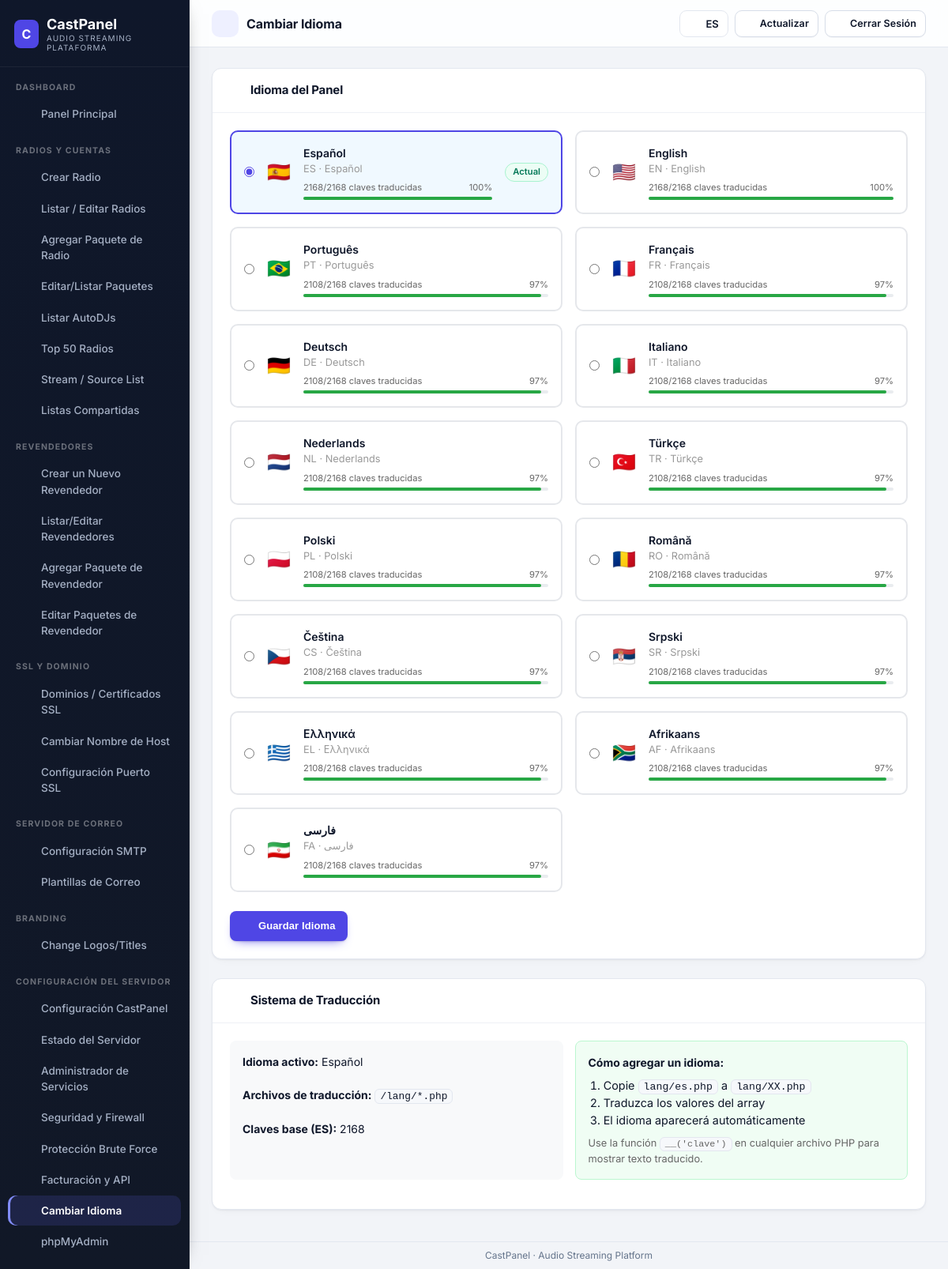
Screenshot of /admin/idioma.php (signed in) with the database file from the repository.
### tables this page shows
CREATE TABLE IF NOT EXISTS `branding` (
  `id` int(10) unsigned NOT NULL AUTO_INCREMENT,
  `owner_type` enum('global','reseller') NOT NULL DEFAULT 'global',
  `owner_id` int(10) unsigned DEFAULT NULL,
  `panel_title` varchar(128) DEFAULT NULL,
  `panel_subtitle` varchar(255) DEFAULT NULL,
  `login_title` varchar(128) DEFAULT NULL,
  `logo_login` varchar(512) DEFAULT NULL,
  `logo_sidebar` varchar(512) DEFAULT NULL,
  `logo_favicon` varchar(512) DEFAULT NULL,
  `logo_player` varchar(512) DEFAULT NULL,
  `primary_color` varchar(7) DEFAULT NULL,
  `sidebar_color` varchar(7) DEFAULT NULL,
  `custom_css` text DEFAULT NULL,
  `footer_text` varchar(255) DEFAULT NULL,
  `login_bg_color` varchar(7) DEFAULT NULL,
  `login_bg_image` varchar(255) DEFAULT NULL,
  `created_at` datetime NOT NULL DEFAULT current_timestamp(),
  `updated_at` datetime NOT NULL DEFAULT current_timestamp() ON UPDATE current_timestamp(),
  PRIMARY KEY (`id`),
  UNIQUE KEY `uk_owner` (`owner_type`,`owner_id`)
);

CREATE TABLE IF NOT EXISTS `configuracion` (
  `clave` varchar(64) NOT NULL,
  `valor` text DEFAULT NULL,
  `descripcion` varchar(255) DEFAULT NULL,
  PRIMARY KEY (`clave`)
);

### admin/idioma.php (the view, shortened to what the rows shown need)
<?php
$isAdmin = true;
require_once __DIR__ . '/../includes/layout_header.php';
require_once __DIR__ . '/../includes/i18n.php';
$db = getDB();
$availableLanguages = getAvailableLanguages();
$currentLang = 'es';
try {
    $row = $db->query("SELECT valor FROM configuracion WHERE clave = 'default_language'")->fetch();
    if ($row) $currentLang = $row['valor'];
} catch (PDOException $e) {}
$baseKeys = cpPhraseCount('es');
?>
<div class="card" style="margin-bottom:1.5rem;">
    <div class="card-body">
        <form method="post">
            <div style="display:grid;grid-template-columns:repeat(auto-fill,minmax(280px,1fr));gap:1rem;margin-bottom:1.5rem;">
                <?php foreach ($availableLanguages as $code => $lang):
                    $coverage = $lang['has_file'] ? getTranslationCoverage($code) : 0;
                    $isSelected = $currentLang === $code;
                    $barColor = $coverage >= 90 ? '#28a745' : ($coverage >= 50 ? '#fd7e14' : '#dc3545');
                ?>
                <label style="display:flex;align-items:center;gap:1rem;padding:1rem;border:2px solid <?= $isSelected ? 'var(--primary)' : '#e5e7eb' ?>;border-radius:10px;cursor:<?= $lang['has_file'] ? 'pointer' : 'not-allowed' ?>;background:<?= $isSelected ? '#f0f9ff' : '#fff' ?>;opacity:<?= $lang['has_file'] ? '1' : '0.6' ?>;">
                    <input type="radio" name="language" value="<?= $code ?>"
                           <?= $isSelected ? 'checked' : '' ?>
                           <?= !$lang['has_file'] ? 'disabled' : '' ?>>
                    <span style="font-size:1.5rem;"><?= $lang['flag'] ?></span>
                    <div style="flex:1;">
                        <div style="font-weight:600;"><?= htmlspecialchars($lang['name']) ?></div>
                        <div style="font-size:.8rem;color:#999;"><?= strtoupper($code) ?> · <?= $lang['native'] ?></div>
                        <?php if ($lang['has_file']): ?>
                        <div style="margin-top:.4rem;">
                            <div style="display:flex;justify-content:space-between;font-size:.7rem;color:#666;margin-bottom:.2rem;">
                                <span><?= $lang['keys_count'] ?>/<?= $baseKeys ?> <?= __('translated_keys') ?></span>
                                <span><?= $coverage ?>%</span>
                            </div>
                            <div style="background:#e9ecef;border-radius:3px;height:4px;">
                                <div style="width:<?= $coverage ?>%;height:100%;background:<?= $barColor ?>;border-radius:3px;"></div>
                            </div>
                        </div>
                        <?php else: ?>
                        <div style="font-size:.7rem;color:#dc3545;margin-top:.3rem;">Traducción no disponible</div>
                        <?php endif; ?>
                    </div>
                    <?php if ($isSelected): ?>
                    <span class="badge badge-success" style="font-size:.7rem;">Actual</span>
                    <?php endif; ?>
                </label>
                <?php endforeach; ?>
            </div>
        </form>
    </div>
</div>
<div class="card">
    <div class="card-body">
        <div class="form-grid-2">
            <div style="padding:1rem;background:#f8f9fa;border-radius:8px;">
                <strong>Idioma activo:</strong> <?= htmlspecialchars($availableLanguages[$currentLang]['name'] ?? 'Español') ?>
                <br><br>
                <strong>Archivos de traducción:</strong> <code>/lang/*.php</code>
                <br><br>
                <strong>Claves base (ES):</strong> <?= $baseKeys ?>
            </div>
            <div style="padding:1rem;background:#f0fdf4;border:1px solid #bbf7d0;border-radius:8px;">
                <strong>Cómo agregar un idioma:</strong>
                <ol style="margin:.5rem 0 0 1.2rem;font-size:.9rem;">
                </ol>
                <p style="font-size:.8rem;color:#666;margin-top:.5rem;">
                </p>
            </div>
        </div>
    </div>
</div>
<?php require_once __DIR__ . '/../includes/layout_footer.php'; ?>

### includes/layout_header.php (shortened to what the rows shown need)
<?php
require_once __DIR__ . '/branding.php';
require_once __DIR__ . '/icons.php';
require_once __DIR__ . '/i18n.php';
cpI18nStart();
$brand = getCurrentBranding();
?>
<!DOCTYPE html>
<html lang="es">
<head>
    <?php $cpStyleVer = @filemtime(BASE_PATH . '/assets/css/style.css') ?: time(); ?>
    <link href="<?= BASE_URL ?>/assets/css/style.css?v=<?= (int)$cpStyleVer ?>" rel="stylesheet">
    <?php $cpThemeVer = @filemtime(BASE_PATH . '/assets/css/theme.css') ?: time(); ?>
    <link href="<?= BASE_URL ?>/assets/css/theme.css?v=<?= (int)$cpThemeVer ?>" rel="stylesheet">
</head>
<?php $cpThemeRole = !empty($isAdmin) ? 'admin' : (!empty($isReseller) ? 'reseller' : 'cliente');  ?>
<body class="cp-theme cp-role-<?= $cpThemeRole ?>">
<div class="layout">
    <aside class="sidebar" id="sidebar">
        <div class="sidebar-logo">
            <?php if (!empty($brand['logo_sidebar'])): ?>
                <img src="<?= htmlspecialchars($brand['logo_sidebar']) ?>" alt="<?= htmlspecialchars($brand['panel_title'] ?? 'CastPanel') ?>"
                     style="max-height:44px;max-width:180px;object-fit:contain">
            <?php else: ?>
                <div class="logo-icon"><?= strtoupper(substr($brand['panel_title'] ?? 'C', 0, 1)) ?></div>
                <div class="logo-text">
                    <?= htmlspecialchars($brand['panel_title'] ?? 'CastPanel') ?>
                    <small><?= htmlspecialchars($brand['panel_subtitle'] ?? 'Audio Streaming') ?></small>
                </div>
            <?php endif; ?>
        </div>
    </aside>
    <main class="main-content">
        <header class="topbar">
            <div class="topbar-actions">
                <button type="button" class="cp-lang-btn" onclick="cpLangOpen()" title="Idioma" aria-label="Idioma">
                    <?= cpIcon('globe', 15) ?><span translate="no"><?= strtoupper(htmlspecialchars(getCurrentLang())) ?></span>
                </button>
            </div>
        </header>
        <div class="page-content">

### rows the page displays
branding: panel_title "C", panel_title "CastPanel", panel_subtitle "AUDIO STREAMING PLATAFORMA"
configuracion: valor "ES", valor "☑ 🇪🇸 Español ES · Español 2168", valor "100", valor "☐ 🇺🇸 English EN · English 2168", valor "☐ 🇧🇷 Português PT · Português", valor "☐ 🇫🇷 Français FR · Français 21", valor "☐ 🇩🇪 Deutsch DE · Deutsch 2108", valor "☐ 🇮🇹 Italiano IT · Italiano 21", valor "☐ 🇳🇱 Nederlands NL · Nederland", valor "☐ 🇹🇷 Türkçe TR · Türkçe 2108/2", valor "☐ 🇵🇱 Polski PL · Polski 2108/2", valor "☐ 🇷🇴 Română RO · Română 2108/2", valor "☐ 🇨🇿 Čeština CS · Čeština 2108", valor "☐ 🇷🇸 Srpski SR · Srpski 2108/2", valor "☐ 🇬🇷 Ελληνικά EL · Ελληνικά 21", valor "☐ 🇿🇦 Afrikaans AF · Afrikaans", valor "☐ 🇮🇷 فارسی FA · فارسی 2108/216", valor "Español"

### other values shown
$pageTitle "Cambiar Idioma"
$lang['flag'] "🇪🇸"
$lang['name'] "Español"
$lang['native'] "Español"
$lang['keys_count'] "2168"
$lang['flag'] "🇺🇸"
$lang['name'] "English"
$code "EN"
$lang['native'] "English"
$coverage "100"
$lang['flag'] "🇧🇷"
$lang['name'] "Português"
$code "PT"
$lang['native'] "Português"
$lang['keys_count'] "2108"
